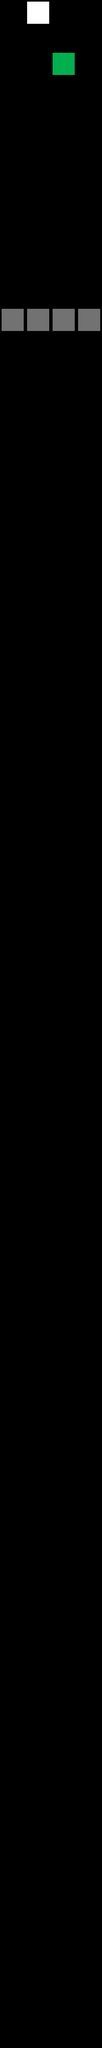

This is a level from a 2D game, rendered from its Tiled map with the project's own tilesets. A one-line summary and the complete map file follow:
An orthogonal 4x80 tile map with 128x128 px tiles, 1 tile layer (Tile Layer 1).

<map version="1.0" orientation="orthogonal" renderorder="right-down" width="4" height="80" tilewidth="128" tileheight="128" nextobjectid="1">
 <tileset firstgid="1" name="BaseTileset" tilewidth="128" tileheight="128" tilecount="64" columns="8">
  <image source="../../Art/BaseTileset.png" width="1024" height="1024" />
 </tileset>
 <layer name="Tile Layer 1" width="4" height="80">
  <data encoding="csv">
0,1,0,0,
0,0,0,0,
0,0,3,0,
0,0,0,0,
0,0,0,0,
0,0,0,0,
0,0,0,0,
0,0,0,0,
0,0,0,0,
0,0,0,0,
0,0,0,0,
0,0,0,0,
2,2,2,2,
0,0,0,0,
0,0,0,0,
0,0,0,0,
0,0,0,0,
0,0,0,0,
0,0,0,0,
0,0,0,0,
0,0,0,0,
0,0,0,0,
0,0,0,0,
0,0,0,0,
0,0,0,0,
0,0,0,0,
0,0,0,0,
0,0,0,0,
0,0,0,0,
0,0,0,0,
0,0,0,0,
0,0,0,0,
0,0,0,0,
0,0,0,0,
0,0,0,0,
0,0,0,0,
0,0,0,0,
0,0,0,0,
0,0,0,0,
0,0,0,0,
0,0,0,0,
0,0,0,0,
0,0,0,0,
0,0,0,0,
0,0,0,0,
0,0,0,0,
0,0,0,0,
0,0,0,0,
0,0,0,0,
0,0,0,0,
0,0,0,0,
0,0,0,0,
0,0,0,0,
0,0,0,0,
0,0,0,0,
0,0,0,0,
0,0,0,0,
0,0,0,0,
0,0,0,0,
0,0,0,0,
0,0,0,0,
0,0,0,0,
0,0,0,0,
0,0,0,0,
0,0,0,0,
0,0,0,0,
0,0,0,0,
0,0,0,0,
0,0,0,0,
0,0,0,0,
0,0,0,0,
0,0,0,0,
0,0,0,0,
0,0,0,0,
0,0,0,0,
0,0,0,0,
0,0,0,0,
0,0,0,0,
0,0,0,0,
0,0,0,0
</data>
 </layer>
</map>
